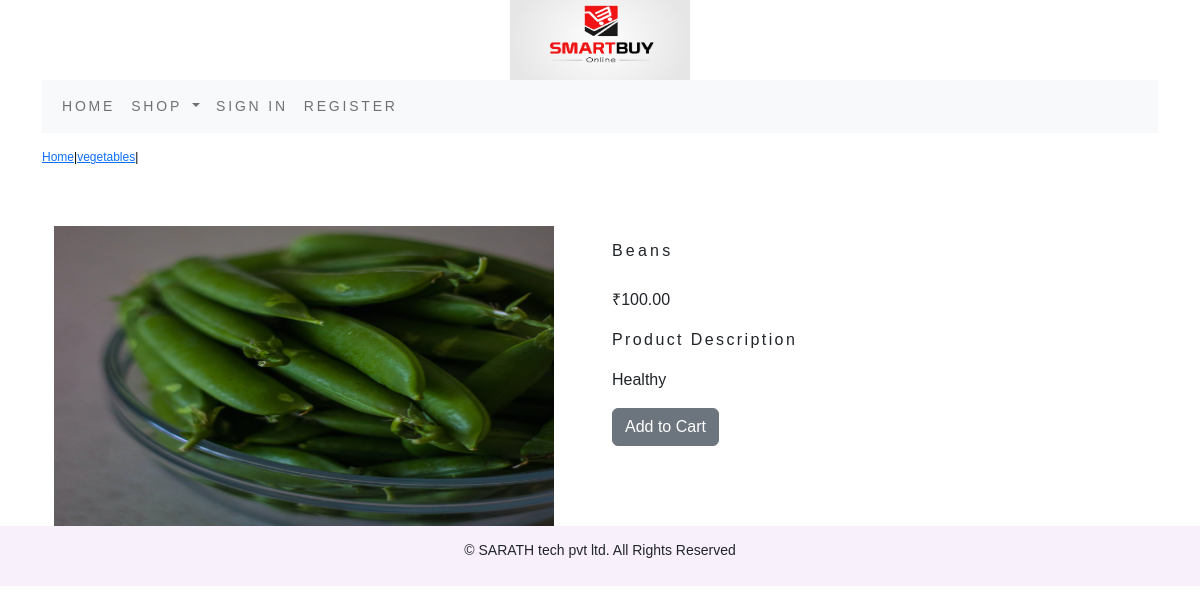
/vegetables/beans/, run on the app's committed database.
### shop/models.py (models this page shows, shortened)
class Product(models.Model):
    name = models.CharField(max_length=250, unique=True)
    slug = models.SlugField(max_length=250, unique=True)
    description = models.TextField(blank=True)
    price = models.DecimalField(max_digits=10, decimal_places=2)
    category = models.ForeignKey(Category, on_delete=models.CASCADE)
    image = models.ImageField(upload_to='product', blank=True)
    stock = models.IntegerField()
    available = models.BooleanField(default=True)
    created = models.DateTimeField(auto_now_add=True)
    updated = models.DateTimeField(auto_now=True)
    class Meta:
        ordering = ('name',)
        verbose_name = 'product'
        verbose_name_plural = 'products'

class Category(models.Model):
    name = models.CharField(max_length=250, unique=True)
    slug = models.SlugField(max_length=250, unique=True)
    description = models.TextField(blank=True)
    image = models.ImageField(upload_to='category', blank=True)
    class Meta:
        ordering = ('name',)
        verbose_name = 'category'
        verbose_name_plural = 'categories'
    def get_url(self):
        return reverse('shop:products_by_category', args=[self.slug])
    def __str__(self):
        return '{}'.format(self.name)

### shop/views.py (the view)
# urls.py: path('<slug:c_slug>/<slug:product_slug>/', views.ProdDetail, name='products_category_detail'),
def ProdDetail(request, c_slug, product_slug):
    try:
        product = Product.objects.get(category__slug=c_slug, slug=product_slug)
    except Exception as e:
        raise e
    return render(request, 'product.html', {'product': product})

### cart/context_processors.py (called while the page is built)
def counter(request):
    item_count = 0
    if 'admin' in request.path:
        return {}
    else:
        try:
            cart = Cart.objects.filter(cart_id= _cart_id(request))
            cart_items=CartItem.objects.all().filter(cart=cart[:1])
            for cart_item in cart_items:
                item_count += cart_item.quantity
        except Cart.DoesNotExist:
            item_count = 0
        return dict(item_count=item_count)

### cart/views.py (called while the page is built)
def _cart_id(request):
    cart = request.session.session_key
    if not cart:
        cart = request.session.create()
    return cart

### shop/context_processors.py (called while the page is built)
def menu_links(request):
    links = Category.objects.all()
    return dict(links=links)

### templates/product.html (shortened to what this page needs)
{% extends 'base.html' %}
{% load static %}
{% block content %}
<div class="row my_prod_row_class">
  <div class="mx_auto">
    <p><a href="{% url 'shop:AllprodCat' %}">Home</a>|<a href="{{product.category.url}}">{{product.category}}</a>|{{Product.name}}</p>
  </div>
</div>
<div class="container">
<br>
<div class="row">
  <div class="col-6 col-sm-6 col-md-6 col-lg-6">
      <img src="{{product.image.url}}" alt="{{product.name}}" style="min-width :10rem" width="500px" height="300px">
  </div>
  <div class="col-6 col-sm-6 col-md-6 col-lg-6">
      <h1 class="my_prod_title">{{product.name}}</h1>
      <p>₹{{product.price}}</p>
      <p class="my_title">Product Description</p>
      <p class="text-justify my_prod_text">{{product.description}}</p>
      {% if product.stock <= 0 %}
      <p class="text-justify my_prod_text"><b>Out of Stock</b></p>
      {% else %}
      <a href="{% url 'cart:add_cart' product.id %}" class="btn btn-secondary">Add to Cart</a>
      {% endif %}
  </div>
</div>
</div>
{% endblock %}

### static/css/custom.css (style rules this page uses)
body { font-family: 'Lato', sans-serif; }
.my_title { font-size:16px; text_transform:uppercase; letter-spacing:0.15em; }
.my_prod_row_class { padding-top:15px; padding-bottom:20px; }
.my_prod_row_class .mx_auto { color:#000 ; font-size:12px; text-decoration:none; }
.my_prod_title { font-size:16px; text_transform:uppercase; letter-spacing:0.2em; padding-top:15px; padding-bottom:20px; }
.my_prod_text { padding-right:20px; }
* { margin: 0; padding: 0; box-sizing: border-box; font-family: 'Poppins', sans-serif; }
body { min-height: 100vh; }

### data on the page
Product: category "vegetables", image (picture), name "Beans", price "100.00", description "Healthy"
